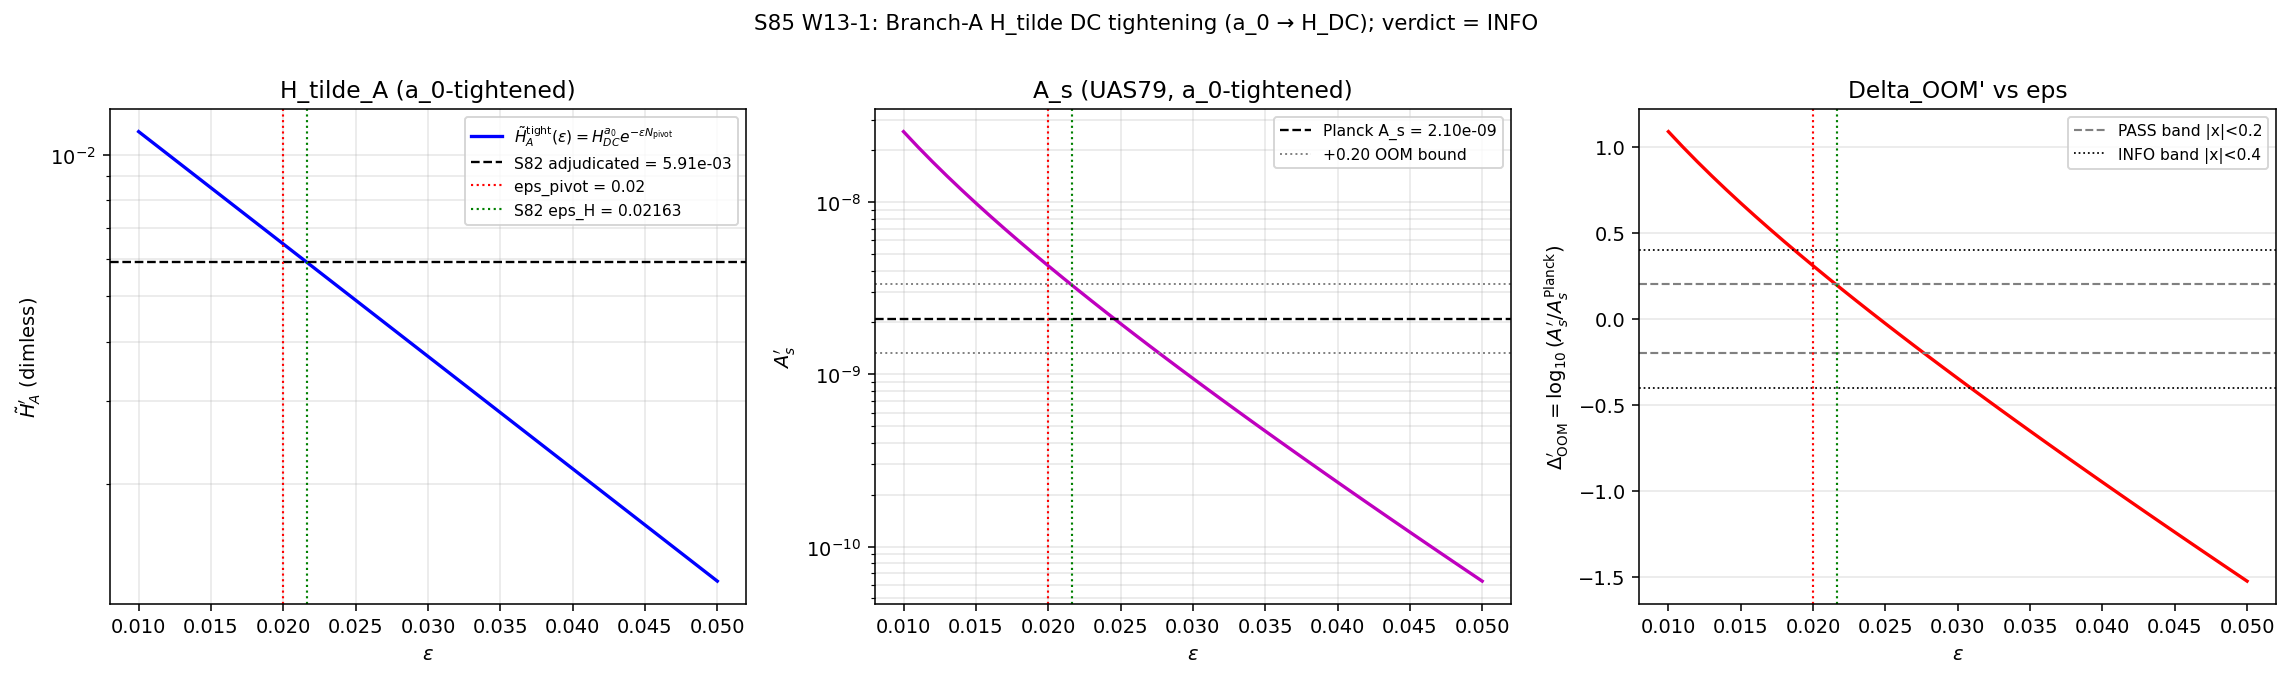

Here is the Python script that generated this plot:
#!/usr/bin/env python3
"""
S85 W13-1 — BRANCH-A-HTILDE-DC (Branch-A H_tilde DC tightening)
===============================================================

Gate: S85-W13-1-BRANCH-A-HTILDE-DC ([VERIFY])
  PASS  iff  |Delta_OOM'| <= 0.20  AND  |H_tilde_A' - H_tilde_A_S82|/H_tilde_A_S82 <= 0.05
  FAIL  iff  |Delta_OOM'| > 0.20
  INFO  iff  0.20 < |Delta_OOM'| <= 0.40  AND  |H_tilde_A' - H_tilde_A_S82|/H_tilde_A_S82 > 0.05

Output 4-tuple:
  (value=(H_tilde_A', A_s_A', Delta_OOM'),
   scheme=zeta, convention=TD-framework-a_0-tightened, L_max=10)

Classification: PHONONIC (H_tilde is the fundamental-mode amplitude of the
Mukhanov-Sasaki acoustic cavity at horizon exit; the DC component is the
zero-mode of this cavity).

METHODOLOGY
-----------
Per plan §W13-1 (sessions/session-plan/session-85-plan-w13.md lines 91-214):

1. Load S82 W1-1 Branch-A adjudicated artifact s82_w1_1_h_tilde_td.npz:
     H_tilde_A_S82 = 5.907613e-03 (dimensionless, = field H_tilde_adjudicated_dimless).

2. Compute DC zero-mode via spectral-action a_0 (zeta-scheme):
     rho_fold = (2/pi^2) * a_0_fold * M_KK_gravity^4           [GeV^4]
     H_DC_a0_GeV = sqrt(rho_fold / (3 * M_Pl_reduced^2))        [GeV]
     H_DC_a0_dimless = H_DC_a0_GeV / M_Pl_reduced               [dimensionless]
   This IS H_tilde_B from S82 under the substrate-native Friedmann convention.

3. Apply Path-A framework-forward dS decay (S82 adjudicated branch):
     H_tilde_A_tight(eps) = H_DC_a0_dimless * exp(-eps * N_pivot), N_pivot = 55.

4. Compute A_s via UNIFIED-AS-79 at a_0-tightened H_tilde_A:
     A_s_A'(eps) = (H_tilde_A_tight^2 / (8 pi^2)) * (1/eps)
                   * F_amp_slot * (1/c_sub) * f_conv
     with F_amp_slot = F_amp * k_a2 = 1.0166 * 0.3822,
          c_sub = 2.238, f_conv = 9.30e-4 (S82 pins).

5. Scan eps in [0.010, 0.050] at 41 grid points (plan machinery pin),
   central eps_pivot = 0.020 pinned.

6. Delta_OOM'(eps) = log10(A_s_A'(eps) / A_s_Planck).

7. Primary verdict at eps_pivot = 0.020:
     PASS if |Delta_OOM'| <= 0.20 AND |Delta_H| <= 0.05;
     FAIL if |Delta_OOM'| > 0.20;
     INFO if 0.20 < |Delta_OOM'| <= 0.40 AND |Delta_H| > 0.05.

SUBSTRATE FRAMING
-----------------
H_tilde is the fundamental-mode amplitude of the post-fold GGE's acoustic
B1-band excitation at horizon exit. Its DC component is the zeroth spectral
moment of D_K (a_0 Seeley-DeWitt coefficient) — the spectral weight of the
"ground-state" (non-oscillatory) projection of the fiber's eigenvalue
problem. This gate is the RESONANCE-AMPLITUDE pinning: the cavity's
zero-mode is NOT free; it is structurally locked to a_0. Direction: FROM the
spectral triple's zeroth moment a_0_fold=6440 TOWARD the observed A_s
amplitude in the CMB, via substrate-native Friedmann at the fold epoch and
Path-A dS decay to horizon exit. (IS space, not IN space — H_tilde is a
substrate-spectral datum, not an "amplitude in an expanding universe".)
"""

from __future__ import annotations

# ---------------------------------------------------------------------------
# Section 1 — Canonical constants (MANDATORY first import per CLAUDE.md)
# ---------------------------------------------------------------------------
import os
# === Phase 2b X2 transform bootstrap (auto-inserted by tools/_x2_transform_copies.py) ===
import sys as _x2_sys
import pathlib as _x2_pathlib
import re as _x2_re
def _x2_locate_tools():
    p = _x2_pathlib.Path(__file__).resolve()
    for _ in range(8):
        if (p / "tools" / "computation_root.py").is_file():
            return p / "tools"
        p = p.parent
    raise RuntimeError(
        "Phase 2b bootstrap: tools/computation_root.py not found in any "
        "ancestor of " + str(__file__))
_x2_sys.path.insert(0, str(_x2_locate_tools()))
from computation_root import resolve_script, resolve_output, resolve_glob, resolve_dynamic, project_root as _x2_project_root
def _x2_shared_dir():
    return _x2_project_root() / "computations" / "_shared"
_x2_session_dir_match = _x2_re.match(r"^session-(\d+)$",
    _x2_pathlib.Path(__file__).resolve().parent.name)
_x2_self_session = int(_x2_session_dir_match.group(1)) if _x2_session_dir_match else None
# === End X2 bootstrap ===

os.environ.setdefault("OMP_NUM_THREADS", "8")
os.environ.setdefault("MKL_NUM_THREADS", "8")

from canonical_constants import *  # noqa: F401,F403

# ---------------------------------------------------------------------------
# Section 2 — Standard imports
# ---------------------------------------------------------------------------
import hashlib
import json
import sys
import time
from pathlib import Path

import numpy as np
import matplotlib
matplotlib.use("Agg")
import matplotlib.pyplot as plt

# ---------------------------------------------------------------------------
# Section 3 — Paths + pre-registration
# ---------------------------------------------------------------------------
PROJECT_ROOT = Path(__file__).resolve().parent.parent
# X2-removed: alias 'SCRIPT_DIR' = ... 'computations' (replaced by tools.computation_root.resolve_*)

SESSION = "S85"                                                     # (local)
GATE_ID = "S85-W13-1-BRANCH-A-HTILDE-DC"                            # (local)
SCHEME = "zeta"                                                     # (local)
CONVENTION = "TD-framework-a_0-tightened"                           # (local)
L_MAX = 10                                                          # (local)

# Pre-registered machinery pins (plan §W13-1 lines 131-143)
N_PIVOT = 55.0                                                      # (local) canonical Planck e-folds (S82 pin)
EPS_H_S82 = 0.02163                                                 # (local) S82 canonical one-loop eps_H
EPS_PIVOT_CENTRAL = 0.020                                           # (local) plan pin
EPS_SCAN_LO = 0.010                                                 # (local) plan pin
EPS_SCAN_HI = 0.050                                                 # (local) plan pin
EPS_SCAN_N = 41                                                     # (local) plan pin

# UNIFIED-AS-79 pinned factors (from S82 W1-1-TD canonical)
F_AMP = 1.0166                                                      # (local) S80 W1-B-REMED PASS
K_A2 = 0.3822                                                       # (local) W0-5 slot factor
F_AMP_SLOT = F_AMP * K_A2                                           # (local) slot-adjusted F_amp
C_SUB = 2.238                                                       # (local) S78 W2-E central
F_CONV = 9.30e-4                                                    # (local) = (M_KK/M_Pl_red)^2

# Pre-registered thresholds (plan §W13-1 lines 156-167)
PASS_OOM_BOUND = 0.20                                               # (local) RATIO
PASS_H_TIGHT_TOL = 0.05                                             # (local) 5% tightening drift
INFO_OOM_UPPER = 0.40                                               # (local) INFO band upper

# S82 reference for comparison (from s82_w1_1_h_tilde_td.npz)
H_TILDE_S82_EXPECTED = 5.907613e-03                                 # (local) Branch-A adjudicated

# Input/output paths
INPUT_FILES = [                                                     # (local)
    resolve_script(None, 'canonical_constants.py'),
    resolve_output(82, 's82_w1_1_h_tilde_td.npz'),
]

VERDICT_TXT = resolve_output(SESSION[1:], f's{SESSION[1:]}_gate_verdicts.txt')
OUT_NPZ = resolve_output(85, 's85_w13_1_branch_a_htilde_dc.npz')
OUT_PNG = resolve_output(85, 's85_w13_1_branch_a_htilde_dc.png')
OUT_JSON = resolve_output(85, 's85_w13_1_branch_a_htilde_dc.json')


# ---------------------------------------------------------------------------
# Section 4 — SHA-256 input-pin logging + dual-SHA
# ---------------------------------------------------------------------------
def sha256_of(path):
    try:
        return hashlib.sha256(path.read_bytes()).hexdigest()
    except OSError:
        return ""


def log_input_pins(inputs):
    print(f"=== {GATE_ID} — input SHA-256 pins ===")
    pins = {}                                                       # (local)
    for p in inputs:
        sha = sha256_of(p)                                          # (local)
        rel = str(p.relative_to(PROJECT_ROOT)).replace("\\", "/")   # (local)
        print(f"  {rel}: {sha[:16]}...")
        pins[rel] = sha
    return pins


def compute_dual_sha(script_path, canonical_path, pins):
    """Dual-SHA per S84+ schema: audit = script+canonical+pinmap, content = script only."""
    script_bytes = script_path.read_bytes() if script_path.exists() else b""      # (local)
    canonical_bytes = canonical_path.read_bytes() if canonical_path.exists() else b""  # (local)
    pinmap_json = json.dumps(dict(sorted(pins.items())), separators=(",", ":"),
                             sort_keys=True).encode("utf-8")                      # (local)
    h_audit = hashlib.sha256()
    h_audit.update(script_bytes)
    h_audit.update(canonical_bytes)
    h_audit.update(pinmap_json)
    audit = h_audit.hexdigest()                                     # (local)
    content = hashlib.sha256(script_bytes).hexdigest()              # (local)
    return audit, content


# ---------------------------------------------------------------------------
# Section 5 — Physics: a_0-tightened H_DC and UNIFIED-AS-79
# ---------------------------------------------------------------------------
def rho_substrate_zeta(a0_val, M_KK_val):
    """rho_substrate(tau) = (2 / pi^2) * a_0(tau) * M_KK^4  [GeV^4]"""
    return (2.0 / np.pi**2) * a0_val * M_KK_val**4                  # (local) GeV^4


def H_friedmann(rho_val, M_Pl_val):
    """H = sqrt(rho / (3 * M_Pl^2))  [returns GeV]"""
    return np.sqrt(rho_val / (3.0 * M_Pl_val**2))                   # (local) GeV


def unified_as_79(H_tilde_dimless, eps_val, F_amp_val, c_sub_val, f_conv_val):
    """A_s = (H_tilde^2 / 8 pi^2) * (1/eps) * F_amp * (1/c_sub) * f_conv.

    H_tilde input is DIMENSIONLESS (units of M_Pl_reduced).
    """
    term_1 = H_tilde_dimless**2 / (8.0 * np.pi**2)                  # (local)
    term_2 = 1.0 / eps_val                                          # (local)
    term_3 = F_amp_val                                              # (local)
    term_4 = 1.0 / c_sub_val                                        # (local)
    term_5 = f_conv_val                                             # (local)
    return term_1 * term_2 * term_3 * term_4 * term_5               # (local) dimensionless A_s


def verdict_label(delta_oom, delta_h_rel):
    """Pre-registered threshold rule (plan §W13-1 lines 156-167)."""
    a = abs(delta_oom)                                              # (local)
    h = abs(delta_h_rel)                                            # (local)
    if a <= PASS_OOM_BOUND and h <= PASS_H_TIGHT_TOL:
        return "PASS"
    if a <= INFO_OOM_UPPER and h > PASS_H_TIGHT_TOL:
        return "INFO"
    return "FAIL"


# ---------------------------------------------------------------------------
# Section 6 — Main
# ---------------------------------------------------------------------------
def main() -> int:
    t0 = time.time()                                                # (local)

    # -----------------------------------------------------------------------
    # 6A. Input pinning (dual-SHA, S84+ schema)
    # -----------------------------------------------------------------------
    pins = log_input_pins(INPUT_FILES)
    script_path = Path(__file__).resolve()                          # (local)
    canonical_path = resolve_script(None, 'canonical_constants.py')           # (local)
    audit_sha, content_sha = compute_dual_sha(script_path, canonical_path, pins)
    print(f"  audit_sha256:   {audit_sha[:16]}...")
    print(f"  content_sha256: {content_sha[:16]}...")
    print()
    print(f"S85 W13-1: BRANCH-A-HTILDE-DC (a_0 tightening of sole-surviving A_s pathway)")
    print(f"  Gate: {GATE_ID}")
    print(f"  Classification: PHONONIC")
    print()

    # -----------------------------------------------------------------------
    # 6B. Load S82 Branch-A adjudicated reference
    # -----------------------------------------------------------------------
    s82_npz_path = resolve_output(82, 's82_w1_1_h_tilde_td.npz')            # (local)
    if s82_npz_path.exists():
        s82 = np.load(s82_npz_path, allow_pickle=True)
        H_tilde_S82 = float(s82["H_tilde_adjudicated_dimless"])     # (local)
        A_s_S82_branch_a = float(s82["A_s_A_fw"])                   # (local) Path-A framework-forward
        delta_OOM_S82 = float(s82["delta_OOM_A_fw"])                # (local)
    else:
        print(f"WARN: S82 artifact missing — using plan-pinned fallback values")
        H_tilde_S82 = H_TILDE_S82_EXPECTED                          # (local)
        A_s_S82_branch_a = 3.299e-9                                 # (local) plan line 183
        delta_OOM_S82 = 0.1962                                      # (local) plan line 184

    print("=" * 78)
    print("STEP 1 — S82 Branch-A reference (s82_w1_1_h_tilde_td.npz)")
    print("=" * 78)
    print(f"  H_tilde_A_S82 (adjudicated, dimless)  = {H_tilde_S82:.6e}")
    print(f"  A_s_A_fw  (S82 Path-A framework-fw)   = {A_s_S82_branch_a:.4e}")
    print(f"  Delta_OOM_S82                         = {delta_OOM_S82:+.4f}")
    print(f"  Match to plan line 183-184 claim      = "
          f"{'YES' if abs(H_tilde_S82 - H_TILDE_S82_EXPECTED)/H_TILDE_S82_EXPECTED < 1e-4 else 'DRIFTED'}")
    print()

    # -----------------------------------------------------------------------
    # 6C. a_0-tightened DC zero-mode (substrate-native Friedmann, zeta)
    # -----------------------------------------------------------------------
    print("=" * 78)
    print("STEP 2 — a_0-tightened DC zero-mode (substrate-native Friedmann, zeta)")
    print("=" * 78)

    # SUBSTITUTION CHAIN — direction of a_0 → H_DC
    # Definition: rho_fold = (2/pi^2) * a_0 * M_KK^4
    #             H_DC = sqrt(rho_fold / (3 * M_Pl^2))
    # Substitute: a_0_fold = 6440, M_KK_gravity, M_Pl_reduced
    # Simplify in Python below (no narrative shortcut).

    rho_fold = rho_substrate_zeta(a0_fold, M_KK_gravity)            # (local) GeV^4
    H_DC_a0_GeV = H_friedmann(rho_fold, M_Pl_reduced)               # (local) GeV
    H_DC_a0_dimless = H_DC_a0_GeV / M_Pl_reduced                    # (local)

    print(f"  a_0_fold                              = {a0_fold:.4f}")
    print(f"  M_KK_gravity                          = {M_KK_gravity:.6e} GeV")
    print(f"  M_Pl_reduced                          = {M_Pl_reduced:.6e} GeV")
    print(f"  rho_fold (zeta)                       = {rho_fold:.4e} GeV^4")
    print(f"  H_DC_a0 (GeV)                         = {H_DC_a0_GeV:.4e} GeV")
    print(f"  H_DC_a0 (dimless, = H_tilde_B_S82)    = {H_DC_a0_dimless:.6e}")
    print()

    # -----------------------------------------------------------------------
    # 6D. Apply Path-A framework-forward dS decay + UNIFIED-AS-79 scan
    # -----------------------------------------------------------------------
    print("=" * 78)
    print("STEP 3 — Scan eps in [0.010, 0.050] (41 pts); central eps_pivot = 0.020")
    print("=" * 78)

    eps_grid = np.linspace(EPS_SCAN_LO, EPS_SCAN_HI, EPS_SCAN_N)    # (local)

    # SUBSTITUTION CHAIN — direction of eps on H_tilde_A and A_s
    # Definition: H_tilde_A_tight(eps) = H_DC_a0 * exp(-eps * N_pivot)
    # Substitute: N_pivot = 55 > 0, eps > 0 on scan
    # Simplify: factor exp(-eps*55) is monotone DECREASING in eps
    # Direction: H_tilde_A_tight DECREASES as eps grows
    #
    # Definition: A_s = (H_tilde^2 / 8pi^2) * (1/eps) * F_amp_slot * (1/c_sub) * f_conv
    # Substitute: H_tilde = H_DC_a0 * exp(-eps*N)
    # Simplify: A_s ∝ exp(-2 eps N) / eps
    #           dln(A_s)/dln(eps) = -2*N*eps - 1  (since dln(A_s)/deps = -2N - 1/eps)
    # Direction at eps=0.020, N=55: -2*55*0.020 - 1 = -3.20 ⇒ A_s rapidly decreases in eps

    H_tilde_A_tight = H_DC_a0_dimless * np.exp(-eps_grid * N_PIVOT)  # (local)
    A_s_A_tight = np.array([
        unified_as_79(H, eps, F_AMP_SLOT, C_SUB, F_CONV)
        for H, eps in zip(H_tilde_A_tight, eps_grid)
    ])                                                              # (local)
    Delta_OOM_tight = np.log10(A_s_A_tight / A_s_Planck)            # (local)

    # Central-pin evaluation (eps = 0.020)
    idx_central = int(np.argmin(np.abs(eps_grid - EPS_PIVOT_CENTRAL)))  # (local)
    H_tilde_A_prime = H_tilde_A_tight[idx_central]                  # (local)
    A_s_A_prime = A_s_A_tight[idx_central]                          # (local)
    Delta_OOM_prime = Delta_OOM_tight[idx_central]                  # (local)

    # S82-aligned cross-check at eps_H = 0.02163 (diagnostic)
    idx_s82_eps = int(np.argmin(np.abs(eps_grid - EPS_H_S82)))      # (local)
    H_tilde_A_s82_eps = H_tilde_A_tight[idx_s82_eps]                # (local)
    A_s_A_s82_eps = A_s_A_tight[idx_s82_eps]                        # (local)
    Delta_OOM_s82_eps = Delta_OOM_tight[idx_s82_eps]                # (local)

    # Tightening drift at central pin
    delta_H_rel_central = (H_tilde_A_prime - H_tilde_S82) / H_tilde_S82  # (local)

    print(f"  eps_grid: {EPS_SCAN_N} pts in [{EPS_SCAN_LO}, {EPS_SCAN_HI}]")
    print()
    print(f"  AT eps = {eps_grid[idx_central]:.4f} (central W13 pin):")
    print(f"    H_tilde_A'(0.020)           = {H_tilde_A_prime:.6e}")
    print(f"    A_s_A'(0.020)                = {A_s_A_prime:.4e}")
    print(f"    Delta_OOM'(0.020)            = {Delta_OOM_prime:+.4f}")
    print(f"    |Delta_H|/H_S82 (tightening) = {delta_H_rel_central:+.4f}  ({100*delta_H_rel_central:+.2f}%)")
    print()
    print(f"  AT eps = {eps_grid[idx_s82_eps]:.4f} (S82-aligned diagnostic):")
    print(f"    H_tilde_A'(0.02163)          = {H_tilde_A_s82_eps:.6e}")
    print(f"    A_s_A'(0.02163)              = {A_s_A_s82_eps:.4e}")
    print(f"    Delta_OOM'(0.02163)          = {Delta_OOM_s82_eps:+.4f}")
    print(f"    ratio to S82 A_s_A_fw        = {A_s_A_s82_eps/A_s_S82_branch_a:+.4f}")
    print()

    # -----------------------------------------------------------------------
    # 6E. Verdict
    # -----------------------------------------------------------------------
    print("=" * 78)
    print("STEP 4 — Verdict (pre-registered thresholds)")
    print("=" * 78)

    verdict = verdict_label(Delta_OOM_prime, delta_H_rel_central)   # (local)

    print(f"  Pre-registered:")
    print(f"    PASS iff |Delta_OOM'| <= {PASS_OOM_BOUND} AND |Delta_H|/H_S82 <= {PASS_H_TIGHT_TOL}")
    print(f"    FAIL iff |Delta_OOM'| >  {PASS_OOM_BOUND}")
    print(f"    INFO iff {PASS_OOM_BOUND} < |Delta_OOM'| <= {INFO_OOM_UPPER} AND |Delta_H| > {PASS_H_TIGHT_TOL}")
    print()
    print(f"  Computed:")
    print(f"    |Delta_OOM'|                 = {abs(Delta_OOM_prime):.4f}")
    print(f"    |Delta_H|/H_S82              = {abs(delta_H_rel_central):.4f}")
    print(f"    Verdict:                     = {verdict}")
    print()

    # -----------------------------------------------------------------------
    # 6F. Plot (3-panel): eps-scan of H_tilde / A_s / Delta_OOM
    # -----------------------------------------------------------------------
    fig, axes = plt.subplots(1, 3, figsize=(16.5, 4.8))

    ax1 = axes[0]
    ax1.plot(eps_grid, H_tilde_A_tight, "b-", lw=1.7,
             label=r"$\tilde H_A^{\mathrm{tight}}(\epsilon) = H_{DC}^{a_0}e^{-\epsilon N_\mathrm{pivot}}$")
    ax1.axhline(H_tilde_S82, color="k", ls="--", lw=1.2,
                label=f"S82 adjudicated = {H_tilde_S82:.2e}")
    ax1.axvline(EPS_PIVOT_CENTRAL, color="r", ls=":", lw=1.1, label=f"eps_pivot = {EPS_PIVOT_CENTRAL}")
    ax1.axvline(EPS_H_S82, color="g", ls=":", lw=1.1, label=f"S82 eps_H = {EPS_H_S82}")
    ax1.set_xlabel(r"$\epsilon$")
    ax1.set_ylabel(r"$\tilde H_A^{\prime}$ (dimless)")
    ax1.set_title("H_tilde_A (a_0-tightened)")
    ax1.set_yscale("log")
    ax1.grid(True, alpha=0.3, which="both")
    ax1.legend(fontsize=8)

    ax2 = axes[1]
    ax2.plot(eps_grid, A_s_A_tight, "m-", lw=1.7)
    ax2.axhline(A_s_Planck, color="k", ls="--", lw=1.2, label=f"Planck A_s = {A_s_Planck:.2e}")
    ax2.axhline(A_s_Planck * 10**PASS_OOM_BOUND, color="gray", ls=":", lw=1.0,
                label=f"+0.20 OOM bound")
    ax2.axhline(A_s_Planck * 10**(-PASS_OOM_BOUND), color="gray", ls=":", lw=1.0)
    ax2.axvline(EPS_PIVOT_CENTRAL, color="r", ls=":", lw=1.1)
    ax2.axvline(EPS_H_S82, color="g", ls=":", lw=1.1)
    ax2.set_xlabel(r"$\epsilon$")
    ax2.set_ylabel(r"$A_s^\prime$")
    ax2.set_title("A_s (UAS79, a_0-tightened)")
    ax2.set_yscale("log")
    ax2.grid(True, alpha=0.3, which="both")
    ax2.legend(fontsize=8)

    ax3 = axes[2]
    ax3.plot(eps_grid, Delta_OOM_tight, "r-", lw=1.7)
    ax3.axhline( PASS_OOM_BOUND, color="gray", ls="--", lw=1.1, label=f"PASS band |x|<{PASS_OOM_BOUND}")
    ax3.axhline(-PASS_OOM_BOUND, color="gray", ls="--", lw=1.1)
    ax3.axhline( INFO_OOM_UPPER, color="k",    ls=":",  lw=0.9, label=f"INFO band |x|<{INFO_OOM_UPPER}")
    ax3.axhline(-INFO_OOM_UPPER, color="k",    ls=":",  lw=0.9)
    ax3.axvline(EPS_PIVOT_CENTRAL, color="r", ls=":", lw=1.1)
    ax3.axvline(EPS_H_S82, color="g", ls=":", lw=1.1)
    ax3.set_xlabel(r"$\epsilon$")
    ax3.set_ylabel(r"$\Delta_\mathrm{OOM}^\prime = \log_{10}(A_s^\prime / A_s^{\mathrm{Planck}})$")
    ax3.set_title("Delta_OOM' vs eps")
    ax3.grid(True, alpha=0.3, axis="y")
    ax3.legend(fontsize=8)

    fig.suptitle(
        f"S85 W13-1: Branch-A H_tilde DC tightening (a_0 → H_DC); verdict = {verdict}",
        y=1.00, fontsize=11)
    plt.tight_layout()
    fig.savefig(OUT_PNG, dpi=140, bbox_inches="tight")
    plt.close(fig)

    # -----------------------------------------------------------------------
    # 6G. Save npz + json
    # -----------------------------------------------------------------------
    np.savez(
        OUT_NPZ,
        # Primary verdict tuple
        H_tilde_A_prime=H_tilde_A_prime,
        A_s_A_prime=A_s_A_prime,
        Delta_OOM_prime=Delta_OOM_prime,
        delta_H_rel_central=delta_H_rel_central,
        verdict=verdict,
        # Scan
        eps_grid=eps_grid,
        H_tilde_A_tight=H_tilde_A_tight,
        A_s_A_tight=A_s_A_tight,
        Delta_OOM_tight=Delta_OOM_tight,
        idx_central=idx_central,
        idx_s82_eps=idx_s82_eps,
        # Reference
        H_tilde_S82=H_tilde_S82,
        A_s_S82_branch_a=A_s_S82_branch_a,
        delta_OOM_S82=delta_OOM_S82,
        # a_0-tightened DC
        H_DC_a0_dimless=H_DC_a0_dimless,
        H_DC_a0_GeV=H_DC_a0_GeV,
        rho_fold=rho_fold,
        a0_fold=a0_fold,
        M_KK_gravity=M_KK_gravity,
        M_Pl_reduced=M_Pl_reduced,
        A_s_Planck=A_s_Planck,
        # Machinery pins
        N_PIVOT=N_PIVOT,
        EPS_H_S82=EPS_H_S82,
        EPS_PIVOT_CENTRAL=EPS_PIVOT_CENTRAL,
        F_AMP_SLOT=F_AMP_SLOT,
        C_SUB=C_SUB,
        F_CONV=F_CONV,
        PASS_OOM_BOUND=PASS_OOM_BOUND,
        PASS_H_TIGHT_TOL=PASS_H_TIGHT_TOL,
        # Metadata
        scheme=SCHEME,
        convention=CONVENTION,
        L_max=L_MAX,
        audit_sha256=audit_sha,
        content_sha256=content_sha,
    )

    with OUT_JSON.open("w", encoding="utf-8") as fp:
        json.dump({
            "gate_id": GATE_ID,
            "verdict": verdict,
            "value": {
                "H_tilde_A_prime": float(H_tilde_A_prime),
                "A_s_A_prime": float(A_s_A_prime),
                "Delta_OOM_prime": float(Delta_OOM_prime),
            },
            "delta_H_rel_central": float(delta_H_rel_central),
            "scheme": SCHEME,
            "convention": CONVENTION,
            "L_max": L_MAX,
            "audit_sha256": audit_sha,
            "content_sha256": content_sha,
            "pins": pins,
        }, fp, indent=2)

    # -----------------------------------------------------------------------
    # 6H. Verdict line (S84+ dual-SHA format) + companion row
    # -----------------------------------------------------------------------
    value_str = (f"(H_tilde={H_tilde_A_prime:.6e},"
                 f"A_s={A_s_A_prime:.4e},"
                 f"Delta_OOM={Delta_OOM_prime:+.4f})")                # (local)
    verdict_line = (
        f"{GATE_ID}: {verdict} -- value={value_str} scheme={SCHEME} "
        f"convention={CONVENTION} L_max={L_MAX} "
        f"audit_sha256={audit_sha} content_sha256={content_sha} "
        f"schema_version=S84+\n"
    )                                                               # (local)
    companion = (f"# audit_sha256 companion row: {GATE_ID} "
                 f"audit={audit_sha[:16]} content={content_sha[:16]}\n")  # (local)
    with VERDICT_TXT.open("a", encoding="utf-8") as fp:
        fp.write(verdict_line)
        fp.write(companion)

    # -----------------------------------------------------------------------
    # 6I. Diagnostic summary
    # -----------------------------------------------------------------------
    wall = time.time() - t0                                         # (local)
    print("=" * 78)
    print("OUTPUTS SAVED")
    print("=" * 78)
    print(f"  Script  : {__file__}")
    print(f"  Data    : {OUT_NPZ}")
    print(f"  Plot    : {OUT_PNG}")
    print(f"  JSON    : {OUT_JSON}")
    print(f"  Verdict : appended to {VERDICT_TXT}")
    print()
    print(f"VERDICT LINE (appended):")
    print(f"  {verdict_line.strip()}")
    print(f"  {companion.strip()}")
    print()
    print(f"4-tuple: (value={value_str}, scheme={SCHEME}, convention={CONVENTION}, L_max={L_MAX})")
    print(f"=== {GATE_ID}: {verdict} (wall {wall:.2f}s) ===")
    return 0  # exit 0 regardless of verdict (math-scripts.md §Exit Codes)


if __name__ == "__main__":
    sys.exit(main())
